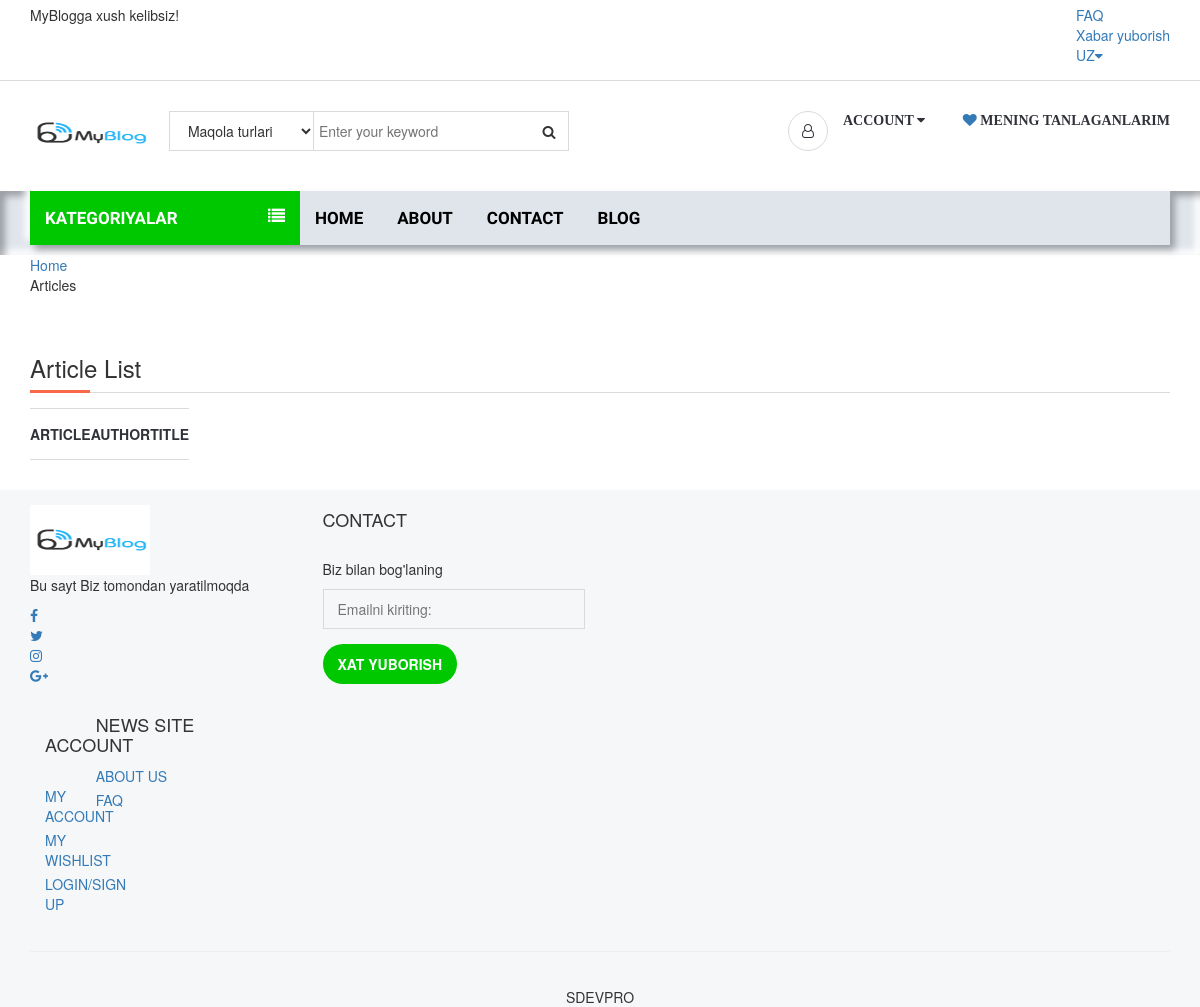
The page /category/4/tbuhnoijm/ on the database as committed earlier.
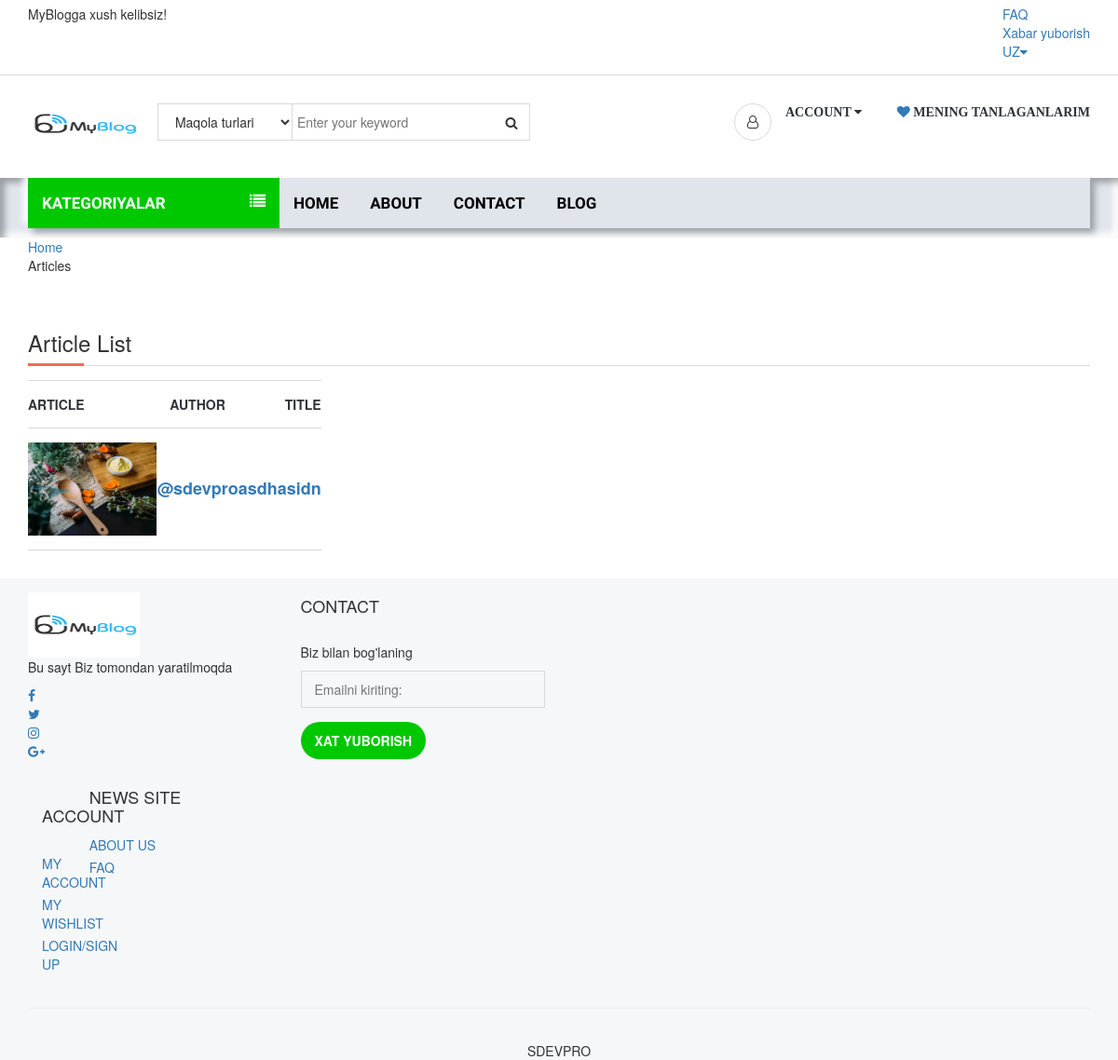
The same page on the database as committed later.
### post/models.py (models this page shows, shortened)
class Article(models.Model):
    category = models.ForeignKey(Category, on_delete=models.CASCADE)
    title = models.CharField(max_length=255)
    keywords = models.CharField(max_length=255)
    description = models.CharField(max_length=255)
    author = models.CharField(max_length=255)
    image = models.ImageField(upload_to='images/', blank=True)
    detail = RichTextUploadingField()
    slug = models.SlugField()
    create_at = models.DateTimeField(auto_now_add=True)
    update_at = models.DateTimeField(auto_now=True)
    def image_tag(self):
        return mark_safe('<img src="{}" height="50"/>').format(self.image.url)
    image_tag.short_description = 'Image'

### home/views.py (the view)
# urls.py: path('category/<int:id>/<slug:slug>/', views.category_article, name='category_article'),
def category_article(request,id,slug):
    category = Category.objects.all()
    catdata = Category.objects.get(pk=id)
    post = Article.objects.filter(category_id=id)
    context = {
        'category':category,
        'catdata':catdata,
        'post':post,
    }
    return render(request,'catefory_article.html',context)

### home/templates/catefory_article.html (shortened to what this page needs)
{% extends 'homebase.html' %}
{% load static %}
{% block sidebar %}{% include 'sidebar.html' %}{% endblock %}
{% block body %}
    <div id="breadcrumbs">
        <div class="container">
            <ul class="breadcrumbs">
                <li><a href="/">Home</a></li>
                <li class="active">{{ category.title }}Articles</li>
            </ul>
        </div>
    </div>
    <div class="section">
        <div class="container">
            <div class="row">
                <div  class="col-md-12">
                    <div class="order-summary-clearfix">
                           <div class="section-title">
                               <h3>Article List</h3>
                           </div>
                        <table class="shopping-cart-table tabular">
                            <thead>
                                <tr>
                                    <th>
                                        Article
                                    </th>
                                    <th class="text-center">
                                        Author
                                    </th>
                                    <th class="text-right">
                                        Title
                                    </th>
                                </tr>
                            </thead>
                        <tbody>
                        {% for rs in post %}
                            <tr>
                            <td class="thumb"><a href="/post/{{ rs.id }}/{{ rs.slug }}/">
                                <img src="{{ rs.image.url }}" alt="" style="height: 100px">
                            </a></td>
                            <td class="details">
                                <a href="/post/{{ rs.id }}/{{ rs.slug }}/">{{ rs.author }}</a>
                            </td>
                            <td class="details">
                                <a href="/post/{{ rs.id }}/{{ rs.slug }}/">{{ rs.title }}</a>
                            </td>
                            </tr>
                        {% endfor %}
                        </tbody>
                        </table>
                    </div>
                </div>
            </div>
        </div>
    </div>
{% endblock %}
{% block footer %}{% include 'footer.html' %}{% endblock %}

Rows that differ between the two databases and show on the page:
added Article: image (picture), author "@sdevpro", title "asdhasidn"
